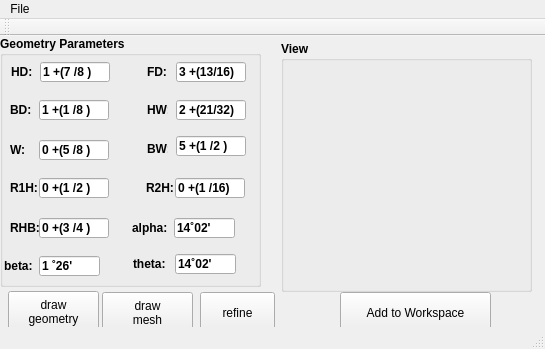
<?xml version="1.0" encoding="UTF-8"?>
<ui version="4.0">
 <class>DesignRail</class>
 <widget class="QMainWindow" name="DesignRail">
  <property name="geometry">
   <rect>
    <x>0</x>
    <y>0</y>
    <width>545</width>
    <height>349</height>
   </rect>
  </property>
  <property name="windowTitle">
   <string>DesignRail</string>
  </property>
  <widget class="QWidget" name="centralwidget">
   <widget class="QGroupBox" name="parametersGB">
    <property name="geometry">
     <rect>
      <x>0</x>
      <y>0</y>
      <width>261</width>
      <height>251</height>
     </rect>
    </property>
    <property name="maximumSize">
     <size>
      <width>261</width>
      <height>251</height>
     </size>
    </property>
    <property name="font">
     <font>
      <weight>75</weight>
      <bold>true</bold>
      <underline>false</underline>
      <strikeout>false</strikeout>
      <kerning>true</kerning>
     </font>
    </property>
    <property name="title">
     <string>Geometry Parameters</string>
    </property>
    <widget class="QLineEdit" name="HDlineEdit">
     <property name="geometry">
      <rect>
       <x>40</x>
       <y>26</y>
       <width>70</width>
       <height>20</height>
      </rect>
     </property>
     <property name="inputMask">
      <string>00+(00/00); </string>
     </property>
     <property name="text">
      <string>1+(7/8)</string>
     </property>
    </widget>
    <widget class="QLabel" name="HDlabel">
     <property name="geometry">
      <rect>
       <x>11</x>
       <y>28</y>
       <width>21</width>
       <height>16</height>
      </rect>
     </property>
     <property name="text">
      <string>HD:</string>
     </property>
    </widget>
    <widget class="QLineEdit" name="FDlineEdit">
     <property name="geometry">
      <rect>
       <x>176</x>
       <y>26</y>
       <width>70</width>
       <height>20</height>
      </rect>
     </property>
     <property name="inputMask">
      <string notr="true">00+(00/00); </string>
     </property>
     <property name="text">
      <string>3+(13/16)</string>
     </property>
    </widget>
    <widget class="QLabel" name="FDlabel">
     <property name="geometry">
      <rect>
       <x>147</x>
       <y>28</y>
       <width>21</width>
       <height>16</height>
      </rect>
     </property>
     <property name="text">
      <string>FD:</string>
     </property>
    </widget>
    <widget class="QLineEdit" name="BDlineEdit">
     <property name="geometry">
      <rect>
       <x>39</x>
       <y>64</y>
       <width>70</width>
       <height>20</height>
      </rect>
     </property>
     <property name="inputMask">
      <string notr="true">00+(00/00); </string>
     </property>
     <property name="text">
      <string>1+(1/8)</string>
     </property>
    </widget>
    <widget class="QLabel" name="BDlabel">
     <property name="geometry">
      <rect>
       <x>10</x>
       <y>66</y>
       <width>21</width>
       <height>16</height>
      </rect>
     </property>
     <property name="text">
      <string>BD:</string>
     </property>
    </widget>
    <widget class="QLineEdit" name="HWlineEdit">
     <property name="geometry">
      <rect>
       <x>176</x>
       <y>64</y>
       <width>70</width>
       <height>20</height>
      </rect>
     </property>
     <property name="inputMask">
      <string notr="true">00+(00/00); </string>
     </property>
     <property name="text">
      <string>2+(21/32)</string>
     </property>
    </widget>
    <widget class="QLabel" name="HWlabel">
     <property name="geometry">
      <rect>
       <x>147</x>
       <y>66</y>
       <width>21</width>
       <height>16</height>
      </rect>
     </property>
     <property name="text">
      <string>HW:</string>
     </property>
    </widget>
    <widget class="QLineEdit" name="WlineEdit">
     <property name="geometry">
      <rect>
       <x>39</x>
       <y>104</y>
       <width>70</width>
       <height>20</height>
      </rect>
     </property>
     <property name="inputMask">
      <string notr="true">00+(00/00); </string>
     </property>
     <property name="text">
      <string>0+(5/8)</string>
     </property>
    </widget>
    <widget class="QLabel" name="Wlabel">
     <property name="geometry">
      <rect>
       <x>10</x>
       <y>106</y>
       <width>21</width>
       <height>16</height>
      </rect>
     </property>
     <property name="text">
      <string>W:</string>
     </property>
    </widget>
    <widget class="QLineEdit" name="BWlineEdit">
     <property name="geometry">
      <rect>
       <x>176</x>
       <y>100</y>
       <width>70</width>
       <height>20</height>
      </rect>
     </property>
     <property name="inputMask">
      <string notr="true">00+(00/00); </string>
     </property>
     <property name="text">
      <string>5+(1/2)</string>
     </property>
    </widget>
    <widget class="QLabel" name="BWlabel">
     <property name="geometry">
      <rect>
       <x>147</x>
       <y>105</y>
       <width>21</width>
       <height>16</height>
      </rect>
     </property>
     <property name="text">
      <string>BW:</string>
     </property>
    </widget>
    <widget class="QLineEdit" name="R1HlineEdit">
     <property name="geometry">
      <rect>
       <x>39</x>
       <y>142</y>
       <width>70</width>
       <height>20</height>
      </rect>
     </property>
     <property name="inputMask">
      <string notr="true">00+(00/00); </string>
     </property>
     <property name="text">
      <string>0+(1/2)</string>
     </property>
    </widget>
    <widget class="QLabel" name="R1Hlabel">
     <property name="geometry">
      <rect>
       <x>10</x>
       <y>144</y>
       <width>31</width>
       <height>16</height>
      </rect>
     </property>
     <property name="text">
      <string>R1H:</string>
     </property>
    </widget>
    <widget class="QLineEdit" name="R2HlineEdit">
     <property name="geometry">
      <rect>
       <x>175</x>
       <y>142</y>
       <width>70</width>
       <height>20</height>
      </rect>
     </property>
     <property name="inputMask">
      <string notr="true">00+(00/00); </string>
     </property>
     <property name="text">
      <string>0+(1/16)</string>
     </property>
    </widget>
    <widget class="QLabel" name="R2Hlabel">
     <property name="geometry">
      <rect>
       <x>146</x>
       <y>144</y>
       <width>31</width>
       <height>16</height>
      </rect>
     </property>
     <property name="text">
      <string>R2H:</string>
     </property>
    </widget>
    <widget class="QLineEdit" name="RHBlineEdit">
     <property name="geometry">
      <rect>
       <x>39</x>
       <y>182</y>
       <width>70</width>
       <height>20</height>
      </rect>
     </property>
     <property name="inputMask">
      <string notr="true">00+(00/00); </string>
     </property>
     <property name="text">
      <string>0+(3/4)</string>
     </property>
    </widget>
    <widget class="QLabel" name="RHBlabel">
     <property name="geometry">
      <rect>
       <x>10</x>
       <y>184</y>
       <width>31</width>
       <height>16</height>
      </rect>
     </property>
     <property name="text">
      <string>RHB:</string>
     </property>
    </widget>
    <widget class="QLineEdit" name="alphalineEdit">
     <property name="geometry">
      <rect>
       <x>174</x>
       <y>182</y>
       <width>61</width>
       <height>20</height>
      </rect>
     </property>
     <property name="inputMask">
      <string notr="true">00˚00'; </string>
     </property>
     <property name="text">
      <string>14˚02'</string>
     </property>
    </widget>
    <widget class="QLabel" name="alphalabel">
     <property name="geometry">
      <rect>
       <x>132</x>
       <y>184</y>
       <width>41</width>
       <height>16</height>
      </rect>
     </property>
     <property name="text">
      <string>alpha:</string>
     </property>
    </widget>
    <widget class="QLineEdit" name="betalineEdit">
     <property name="geometry">
      <rect>
       <x>39</x>
       <y>220</y>
       <width>61</width>
       <height>20</height>
      </rect>
     </property>
     <property name="inputMask">
      <string notr="true">00˚00'; </string>
     </property>
     <property name="text">
      <string>1˚26'</string>
     </property>
    </widget>
    <widget class="QLabel" name="betalabel">
     <property name="geometry">
      <rect>
       <x>4</x>
       <y>222</y>
       <width>31</width>
       <height>16</height>
      </rect>
     </property>
     <property name="text">
      <string>beta:</string>
     </property>
    </widget>
    <widget class="QLineEdit" name="thetalineEdit">
     <property name="geometry">
      <rect>
       <x>175</x>
       <y>218</y>
       <width>61</width>
       <height>20</height>
      </rect>
     </property>
     <property name="inputMask">
      <string notr="true">00˚00'; </string>
     </property>
     <property name="text">
      <string>14˚02'</string>
     </property>
    </widget>
    <widget class="QLabel" name="thetalabel">
     <property name="geometry">
      <rect>
       <x>133</x>
       <y>220</y>
       <width>41</width>
       <height>16</height>
      </rect>
     </property>
     <property name="text">
      <string>theta:</string>
     </property>
    </widget>
   </widget>
   <widget class="QGroupBox" name="viewGB">
    <property name="geometry">
     <rect>
      <x>281</x>
      <y>5</y>
      <width>251</width>
      <height>251</height>
     </rect>
    </property>
    <property name="font">
     <font>
      <weight>75</weight>
      <bold>true</bold>
     </font>
    </property>
    <property name="title">
     <string>View</string>
    </property>
    <widget class="GLDesign" name="widget" native="true">
     <property name="geometry">
      <rect>
       <x>9</x>
       <y>19</y>
       <width>231</width>
       <height>221</height>
      </rect>
     </property>
    </widget>
   </widget>
   <widget class="QPushButton" name="drawPB">
    <property name="geometry">
     <rect>
      <x>8</x>
      <y>255</y>
      <width>91</width>
      <height>41</height>
     </rect>
    </property>
    <property name="text">
     <string>draw 
geometry</string>
    </property>
   </widget>
   <widget class="QPushButton" name="drawmesh">
    <property name="geometry">
     <rect>
      <x>102</x>
      <y>256</y>
      <width>91</width>
      <height>41</height>
     </rect>
    </property>
    <property name="text">
     <string>draw 
mesh</string>
    </property>
   </widget>
   <widget class="QPushButton" name="refineB">
    <property name="geometry">
     <rect>
      <x>200</x>
      <y>256</y>
      <width>75</width>
      <height>41</height>
     </rect>
    </property>
    <property name="text">
     <string>refine</string>
    </property>
   </widget>
   <widget class="QPushButton" name="pushButton">
    <property name="geometry">
     <rect>
      <x>340</x>
      <y>256</y>
      <width>151</width>
      <height>41</height>
     </rect>
    </property>
    <property name="text">
     <string>Add to Workspace</string>
    </property>
   </widget>
  </widget>
  <widget class="QMenuBar" name="menubar">
   <property name="geometry">
    <rect>
     <x>0</x>
     <y>0</y>
     <width>545</width>
     <height>20</height>
    </rect>
   </property>
   <widget class="QMenu" name="menuFile">
    <property name="title">
     <string>File</string>
    </property>
    <addaction name="actionSave_Rail"/>
    <addaction name="actionClose"/>
   </widget>
   <addaction name="menuFile"/>
  </widget>
  <widget class="QStatusBar" name="statusbar"/>
  <widget class="QToolBar" name="toolBar">
   <property name="windowTitle">
    <string>toolBar</string>
   </property>
   <attribute name="toolBarArea">
    <enum>TopToolBarArea</enum>
   </attribute>
   <attribute name="toolBarBreak">
    <bool>false</bool>
   </attribute>
  </widget>
  <action name="actionSave_Rail">
   <property name="text">
    <string>Save Rail</string>
   </property>
  </action>
  <action name="actionClose">
   <property name="text">
    <string>Close</string>
   </property>
  </action>
 </widget>
 <customwidgets>
  <customwidget>
   <class>GLDesign</class>
   <extends>QWidget</extends>
   <header location="global">gldesign.h</header>
   <container>1</container>
  </customwidget>
 </customwidgets>
 <resources/>
 <connections/>
</ui>
